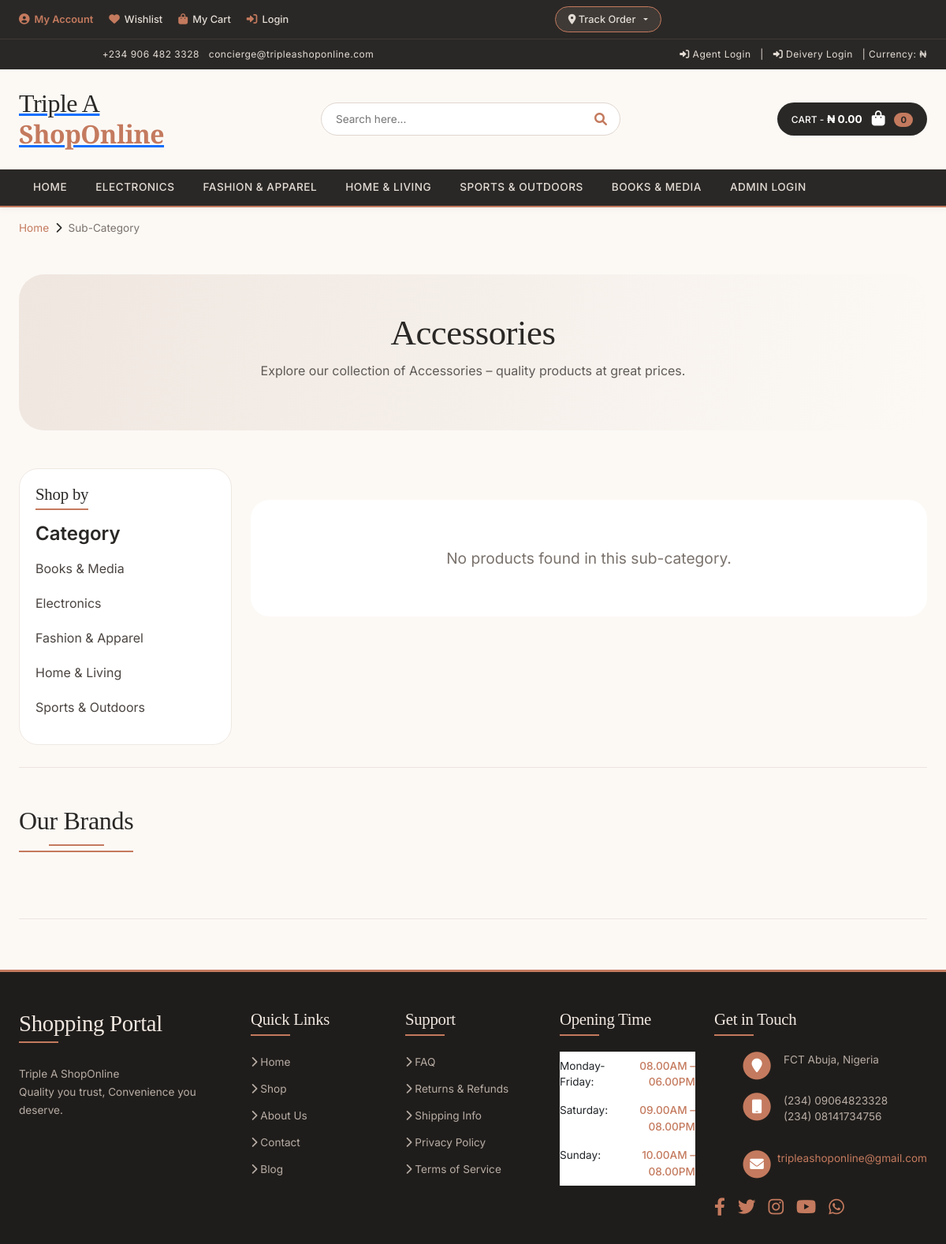
Screenshot of /sub-category.php?scid=30 with the database file from the repository.
### tables this page shows
CREATE TABLE `category` (
  `id` int(11) NOT NULL,
  `categoryName` varchar(255) DEFAULT NULL,
  `categoryDescription` longtext DEFAULT NULL,
  `createdBy` int(11) DEFAULT NULL,
  `creationDate` timestamp NOT NULL DEFAULT current_timestamp(),
  `updationDate` varchar(255) DEFAULT NULL
);

CREATE TABLE `subcategory` (
  `id` int(11) NOT NULL,
  `categoryid` int(11) DEFAULT NULL,
  `subcategoryName` varchar(255) DEFAULT NULL,
  `createdBy` int(11) DEFAULT NULL,
  `creationDate` timestamp NULL DEFAULT current_timestamp(),
  `updationDate` varchar(255) DEFAULT NULL
);

### sub-category.php (the view, shortened to what this page needs)
<?php
include('includes/config.php');
$scid = isset($_GET['scid']) ? intval($_GET['scid']) : 0;
?>
<!DOCTYPE html>
<html lang="en">
<head>
    <link rel="stylesheet" href="https://cdnjs.cloudflare.com/ajax/libs/font-awesome/6.0.0-beta3/css/all.min.css">
    <link href="https://cdn.jsdelivr.net/npm/bootstrap@5.3.0-alpha1/dist/css/bootstrap.min.css" rel="stylesheet">
    <link rel="stylesheet" href="assets/css/owl.carousel.css">
    <link rel="stylesheet" href="assets/css/owl.theme.css">
</head>
<body>
<?php include('includes/top-header.php'); ?>
<?php include('includes/main-header.php'); ?>
<?php include('includes/menu-bar.php'); ?>
<div class="container">
    <div class="veloria-breadcrumb">
        <ul>
            <li><a href="index.php">Home</a></li>
            <li><i class="fas fa-chevron-right"></i></li>
            <li class="active">Sub-Category</li>
        </ul>
    </div>
    <?php
    $subcat_name = "";
    if($scid > 0){
        $sub_stmt = mysqli_prepare($con, "SELECT subcategoryName FROM subcategory WHERE id = ?");
        mysqli_stmt_bind_param($sub_stmt, "i", $scid);
        mysqli_stmt_execute($sub_stmt);
        $sub_res = mysqli_stmt_get_result($sub_stmt);
        if(mysqli_num_rows($sub_res) > 0){
            $sub_row = mysqli_fetch_assoc($sub_res);
            $subcat_name = htmlspecialchars($sub_row['subcategoryName']);
        }
    }
    ?>
    <div class="subcat-header">
        <h1><?php echo $subcat_name ?: 'Sub-Category'; ?></h1>
        <p>Explore our collection of <?php echo $subcat_name ?: 'products'; ?> – quality products at great prices.</p>
    </div>
    <div class="row g-4">
        <div class="col-md-3">
            <div class="veloria-sidebar-module">
                <h3 class="section-title">Shop by</h3>
                <h4 class="widget-title" style="font-weight:600; margin-bottom:12px;">Category</h4>
                <ul class="category-list">
                    <?php
                    $cat_sql = mysqli_query($con, "SELECT id, categoryName FROM category ORDER BY categoryName");
                    while($catrow = mysqli_fetch_assoc($cat_sql)) {
                    ?>
                    <li><a href="category.php?cid=<?php echo $catrow['id']; ?>"><?php echo htmlspecialchars($catrow['categoryName']); ?></a></li>
                    <?php } ?>
                </ul>
            </div>
        </div>
        <div class="col-md-9">
            <div class="product-grid">
                <?php
                if($scid > 0){
                    $prod_stmt = mysqli_prepare($con, "SELECT * FROM products WHERE subCategory = ?");
                    mysqli_stmt_bind_param($prod_stmt, "i", $scid);
                    mysqli_stmt_execute($prod_stmt);
                    $prod_result = mysqli_stmt_get_result($prod_stmt);
                    if(mysqli_num_rows($prod_result) > 0) {
                        while($row = mysqli_fetch_assoc($prod_result)) {
                            $img_path = "admin/productimages/".$row['id']."/".$row['productImage1'];
                            if(!file_exists($img_path) || empty($row['productImage1'])) {
                                $img_path = "admin/productimages/placeholder.jpg";
                            }
                ?>
                <div class="product-card">
                    <a href="product-details.php?pid=<?php echo $row['id']; ?>">
                        <img class="product-img" src="<?php echo $img_path; ?>" alt="<?php echo htmlspecialchars($row['productName']); ?>" onerror="this.src='admin/productimages/placeholder.jpg'">
                    </a>
                    <div class="product-info">
                        <div class="product-title">
                            <a href="product-details.php?pid=<?php echo $row['id']; ?>"><?php echo htmlspecialchars($row['productName']); ?></a>
                        </div>
                        <div class="price">
                            <?php if(!empty($row['productPriceBeforeDiscount'])): ?>
                            <span class="old-price">₦<?php echo number_format($row['productPriceBeforeDiscount'], 2); ?></span>
                            <?php endif; ?>
                            <span>₦<?php echo number_format($row['productPrice'], 2); ?></span>
                        </div>
                        <div class="action-buttons">
                            <?php if($row['productAvailability'] == 'In Stock'): ?>
                            <a href="sub-category.php?action=add&id=<?php echo $row['id']; ?>" class="btn-cart">Add to Cart</a>
                            <?php else: ?>
                            <div class="btn-cart out-of-stock">Out of Stock</div>
                            <?php endif; ?>
                            <a href="sub-category.php?pid=<?php echo $row['id']; ?>&action=wishlist" class="btn-wishlist" title="Add to Wishlist">
                                <i class="far fa-heart"></i>
                            </a>
                        </div>
                    </div>
                </div>
                <?php
                        }
                    } else {
                        echo '<div class="no-product">No products found in this sub-category.</div>';
                    }
                } else {
                    echo '<div class="no-product">Invalid sub-category.</div>';
                }
                ?>
            </div>
        </div>
    </div>
    <?php include('includes/brands-slider.php'); ?>
</div>
<?php include('includes/footer.php'); ?>
</body>
</html>

### includes/menu-bar.php (shortened to what this page needs)
<div class="veloria-nav">
	<nav class="navbar navbar-expand-lg">
		<div class="container">
			<div class="collapse navbar-collapse" id="mainNavbar">
				<ul class="navbar-nav me-auto mb-2 mb-lg-0">
					<li class="nav-item">
						<a class="nav-link active" aria-current="page" href="index.php">Home</a>
					</li>
					<?php
					$sql = mysqli_query($con, "select id, categoryName from category");
					while($row = mysqli_fetch_array($sql)) {
					?>
					<li class="nav-item">
						<a class="nav-link" href="category.php?cid=<?php echo $row['id']; ?>">
							<?php echo htmlspecialchars($row['categoryName']); ?>
						</a>
					</li>
					<?php } ?>
					<li class="nav-item">
						<a class="nav-link" href="admin/">Admin Login</a>
					</li>
				</ul>
			</div>
		</div>
	</nav>
</div>

### sub-category.php (style rules this page uses)
* { margin: 0; padding: 0; box-sizing: border-box; }
body { font-family: 'Inter', sans-serif; background-color: #FCF9F5; color: #2A2826; line-height: 1.5; }
h1, h2, h3, .page-title { font-family: 'Instrument Serif', serif; font-weight: 500; letter-spacing: -0.01em; }
.container { max-width: 1300px; margin: 0 auto; padding: 0 24px; }
.veloria-breadcrumb { background: transparent; padding: 16px 0; margin: 0 0 24px; }
.veloria-breadcrumb ul { list-style: none; padding: 0; margin: 0; display: flex; flex-wrap: wrap; gap: 8px; font-size: 0.85rem; }
.veloria-breadcrumb li a { color: #C47A5E; text-decoration: none; }
.veloria-breadcrumb li.active { color: #7A726C; }
.subcat-header { background: linear-gradient(105deg, #EFE6DF 0%, #FCF9F5 100%); border-radius: 32px; padding: 48px 32px; margin: 32px 0 48px; text-align: center; }
.subcat-header h1 { font-size: 2.8rem; margin-bottom: 8px; color: #2A2826; }
.subcat-header p { font-size: 1rem; color: #5F5A56; }
.veloria-sidebar-module { background: white; border-radius: 24px; border: 1px solid #EFE8E2; padding: 20px; margin-bottom: 28px; }
.section-title { font-size: 1.3rem; margin-bottom: 16px; border-bottom: 2px solid #C47A5E; display: inline-block; padding-bottom: 6px; }
.category-list { list-style: none; padding: 0; margin: 0; }
.category-list li { margin-bottom: 10px; }
.category-list a { color: #4A4440; text-decoration: none; display: block; padding: 5px 0; transition: 0.2s; }
.product-grid { display: grid; grid-template-columns: repeat(auto-fill, minmax(260px, 1fr)); gap: 28px; margin: 40px 0; }
.no-product { text-align: center; padding: 60px; background: white; border-radius: 24px; font-size: 1.2rem; color: #7A726C; grid-column: 1 / -1; }

### includes/menu-bar.php (style rules this page uses)
.veloria-nav { font-family: 'Inter', sans-serif; background: #2A2826; border-bottom: 2px solid #C47A5E; box-shadow: 0 2px 8px rgba(0,0,0,0.05); }
.veloria-nav .navbar { margin-bottom: 0; border: none; background: transparent; padding: 0; }
.veloria-nav .navbar-nav .nav-link { color: #E3DCD5 !important; font-size: 0.85rem; font-weight: 500; letter-spacing: 0.5px; padding: 12px 18px !important; text-transform: uppercase; transition: all 0.2s ease; border-bottom: 2px solid transparent; }

### rows the page displays
category: categoryName "ELECTRONICS", categoryName "Electronics"
category: categoryName "FASHION & APPAREL", categoryName "Fashion & Apparel"
category: categoryName "HOME & LIVING", categoryName "Home & Living"
category: categoryName "SPORTS & OUTDOORS", categoryName "Sports & Outdoors"
category: categoryName "BOOKS & MEDIA", categoryName "Books & Media"
subcategory: subcategoryName "Accessories"
